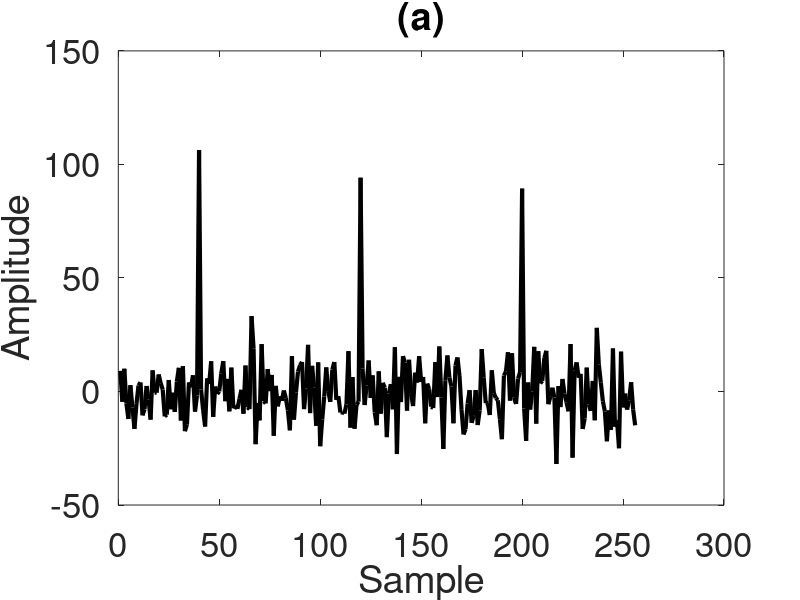
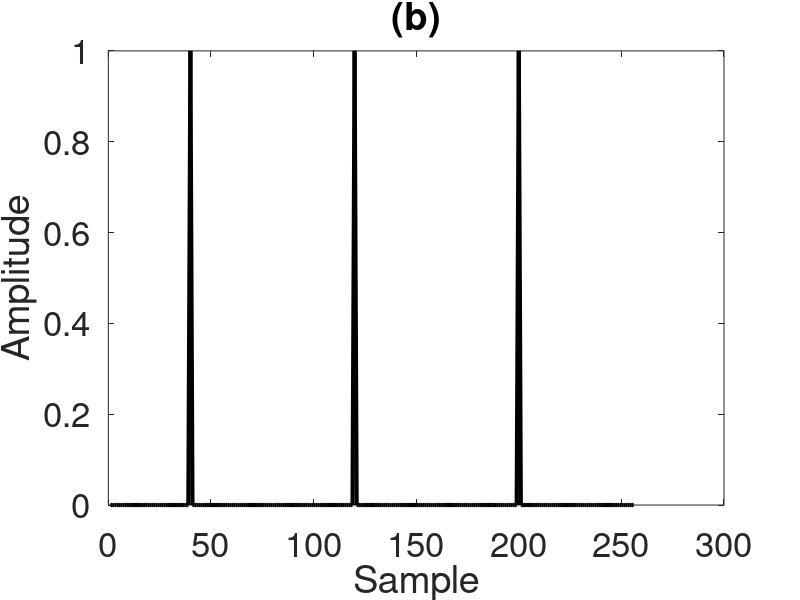

The MATLAB script that drew these images, in order: (Note: this script raises an error after producing the figures.)

close all;
clear all;
addpath('E:\tfsa_5-5\windows\win64_bin');
 x=cos(2*pi*0.05*(0:255)+2*pi*0.000001*(0:255).^3)+5*cos(2*pi*0.4*(0:255)-2*pi*0.0000001*(0:255).^3);%%+sin(2*pi*0.25*(0:255));%+2*pi*0.001*(0:127).^2)+sin(2*pi*0.4*(0:127));

%  x=50*cos(2*pi*0.05*(0:255)+0*2*pi*0.0000007*(0:255).^3)+100*cos(2*pi*0.4*(0:255)-2*pi*0.0000007*(0:255).^3);%+14*cos(2*pi*0.2*(0:255));
%  x=2*cos(2*pi*0.05*(0:255)+2*pi*0.000001*(0:255).^2);%+2*cos(2*pi*0.4*(0:255));
%  x=4*cos(2*pi*0.01*(0:255)+2*pi*0.0001*(0:255).^2)+4*cos(2*pi*0.4*(0:255));

 x_s=zeros(1,256);
 %x_s(40:80:end)=4;
 x_s(40)=1;
 x_s(41)=0;
 x_s(42)=0.0;
 x_s(39)=0;
 x_s(38)=0.0;
 
 
 x_s(120-2:120+2)=x_s(40-2:40+2);
 x_s(200-2:200+2)=x_s(40-2:40+2);
 
 x=x+100*x_s;
 x=x.';
x=awgn(x,0,'measured');
 
%  load('shotwithgr');
% ss=e(:,15);
% x=ss(1:4:end);
%  
% x1=denoise(x, 32);
figure;plot(real(x),'k-','LineWidth',3);set(gca, 'FontSize',25);
 xlabel('Sample');
 ylabel('Amplitude');
  title('(a)');
 figure;plot(real(x_s),'k-','LineWidth',3);set(gca, 'FontSize',25);
 xlabel('Sample');
 ylabel('Amplitude');
  title('(b)');
 %%%%%%%%%%%%%%%%%%%%%%%%%%
 [adtfd1,orient]=HTFD_new2_spike(x,3,5,94);
 orient=(orient-1)*45;
  %orient=orient*30;

  figure; tfsapl(x,adtfd1(:,1:256),'grayscale','on','sampleFreq','1','Title','(c)', 'TFfontSize' , 30);

  %%%%%%%%%%%%%%%%%%%%%%%%%%%%
  Mask=zeros(size(orient));
  Mask( and(orient<110,orient>70))=1;
  %Mask( orient==0)=1;
 Mask(:,1:25)=0;
 Mask(:,end-25:end)=0;
 
 adtfd=Mask.*adtfd1;
 for jj=1:length(adtfd1)
 adtfd(jj,:)=adtfd(jj,:)./max(adtfd(jj,:)+0.001);
 end
 
 %tfsapl(x,adtfd)
     %Is=quadtfd(x,length(x)-1,1,'specx',15,'hamm',256);
%figure; tfsapl(x,adtfd)
II=imresize(adtfd,[length(x)/2 length(x)]);
II=adtfd;
%I2=II;
%II(I2<0.2*max(max(II)))
II=II/max(II(:));
II(II>0.02)=1;
II(II<0.02)=0;
figure; tfsapl(x,II(:,1:256),'grayscale','on','sampleFreq','1','Title','(d)', 'TFfontSize' , 30);
%%%%%%%%%%%%%%%%
MASK=zeros(length(x),length(x));
%MASK(1:end/2,:)=II;
MASK=II;
%T=1;
% mm(mm<T)=0;
% mm(mm>=T)=1;
se = strel('line',5,90);

MASK=imerode(MASK,se);
se = strel('line',5,90);

MASK=imdilate(MASK,se);

mm=sum(MASK);

mm=sum(MASK.*adtfd);

mm=mm/max(mm);

%MASK=imdilate(MASK,se);

%y=ltv_filter((x),MASK);

y = tffilter(MASK,hilbert(x),1:length(x));
y=y.*mm.';
y=mm; 
% 
% y= zeros(size(kest1, 1),1); y(kest1)= p1(:);
 %%%%%%%%%%%%%%ADTFD%%%%%%%%%%%%
figure;plot(real(y),':k','LineWidth',3);set(gca, 'FontSize',25);
 xlabel('Sample');
 ylabel('Amplitude');
 title('(e)');
[p1, kest1]=findpeaks(y,'MINPEAKHEIGHT',0.2,'MINPEAKDISTANCE',20) ; 
y= zeros(size(kest1, 1),1); y(kest1)= p1(:);
 figure;plot(real(y),':k','LineWidth',3);set(gca, 'FontSize',25);
  axis([0 300 0 1]);
 xlabel('Sample');
 ylabel('Amplitude');
 title('(f)');
%  %%%%%%%%%%%%%%SNEO%%%%%%%
% yy=x(2:end-1).^2-x(3:end).*x(1:end-2);
% yy=filter(gausswin(20,1),1,yy);
% yy=yy/max(abs(yy));
% % yy=filter(ones(1,5),1,yy);
%  yy=[0; yy];
%    figure;plot(yy,'k:','LineWidth',3);set(gca, 'FontSize',25);
%    xlabel('Sample');
%    ylabel('Amplitude');
%  title('Output of SNEO before thresholding ');
% [p2, kest2]=findpeaks(y,'MINPEAKHEIGHT',0.2,'MINPEAKDISTANCE',20) ; 
% yy= zeros(size(kest2, 1),1); yy(kest2)= p2(:);
%  figure;plot(real(yy),':k','LineWidth',3);set(gca, 'FontSize',25);
%  xlabel('Sample');
%  ylabel('Amplitude');
%  title('Output of SNEO after thresholding ');
%  %%%%%%%%%%%%%%%cob%%%%%%%%%%%
%    [ft peaktrain]=spbycob1(x, 64);
%    peaktrain=peaktrain/max(abs(peaktrain));
%    ft=ft/max(abs(ft));
%    figure; plot(ft,'k:','LineWidth',3);set(gca, 'FontSize',25);
%    xlabel('Sample');
%    ylabel('Amplitude'); 
%    title('Output of COB before thresholding ');
%    figure; plot(peaktrain,'k:','LineWidth',3);set(gca, 'FontSize',25);
%    xlabel('Sample');
%    ylabel('Amplitude');
%  title('Output of COB after thresholding ');